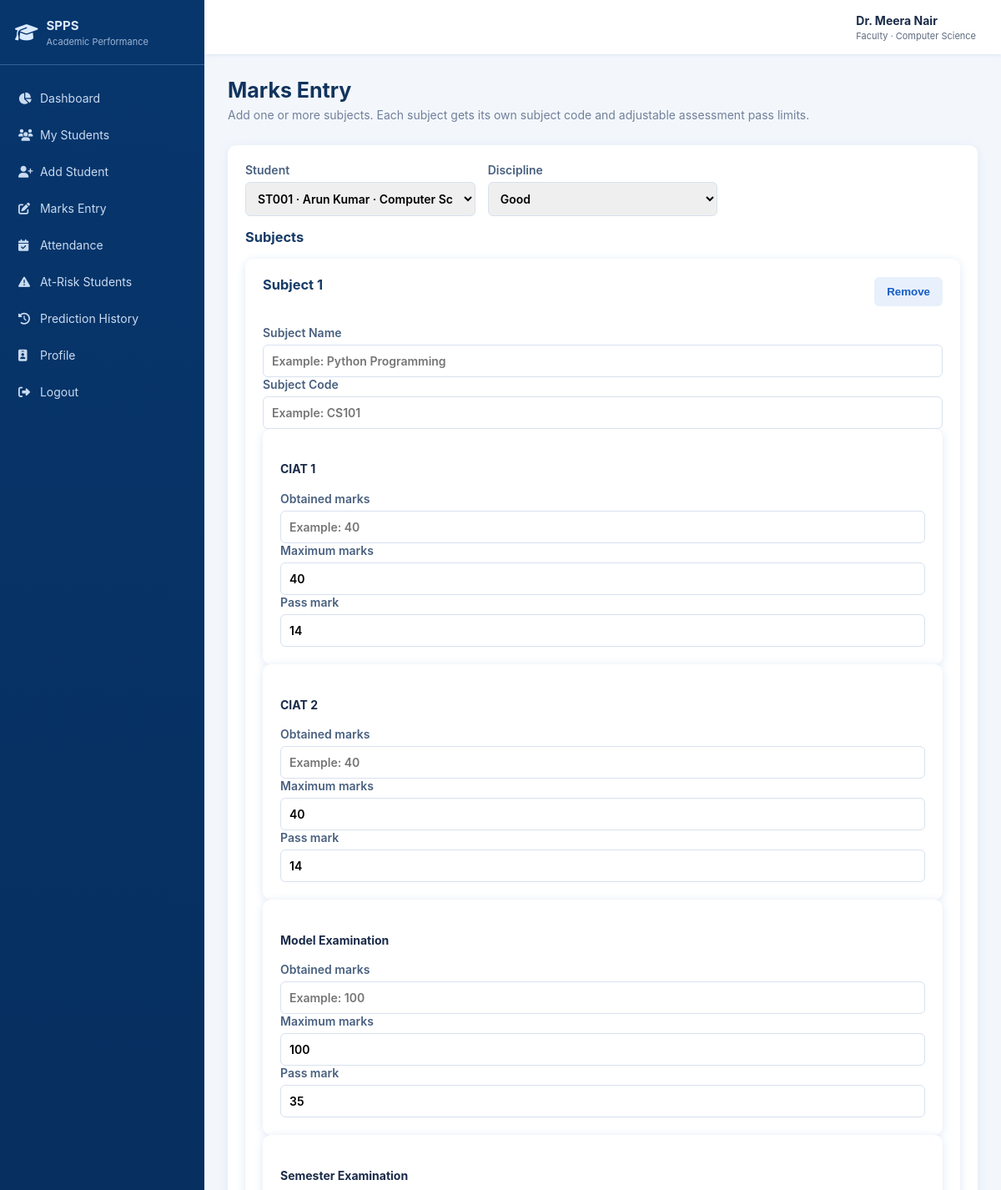
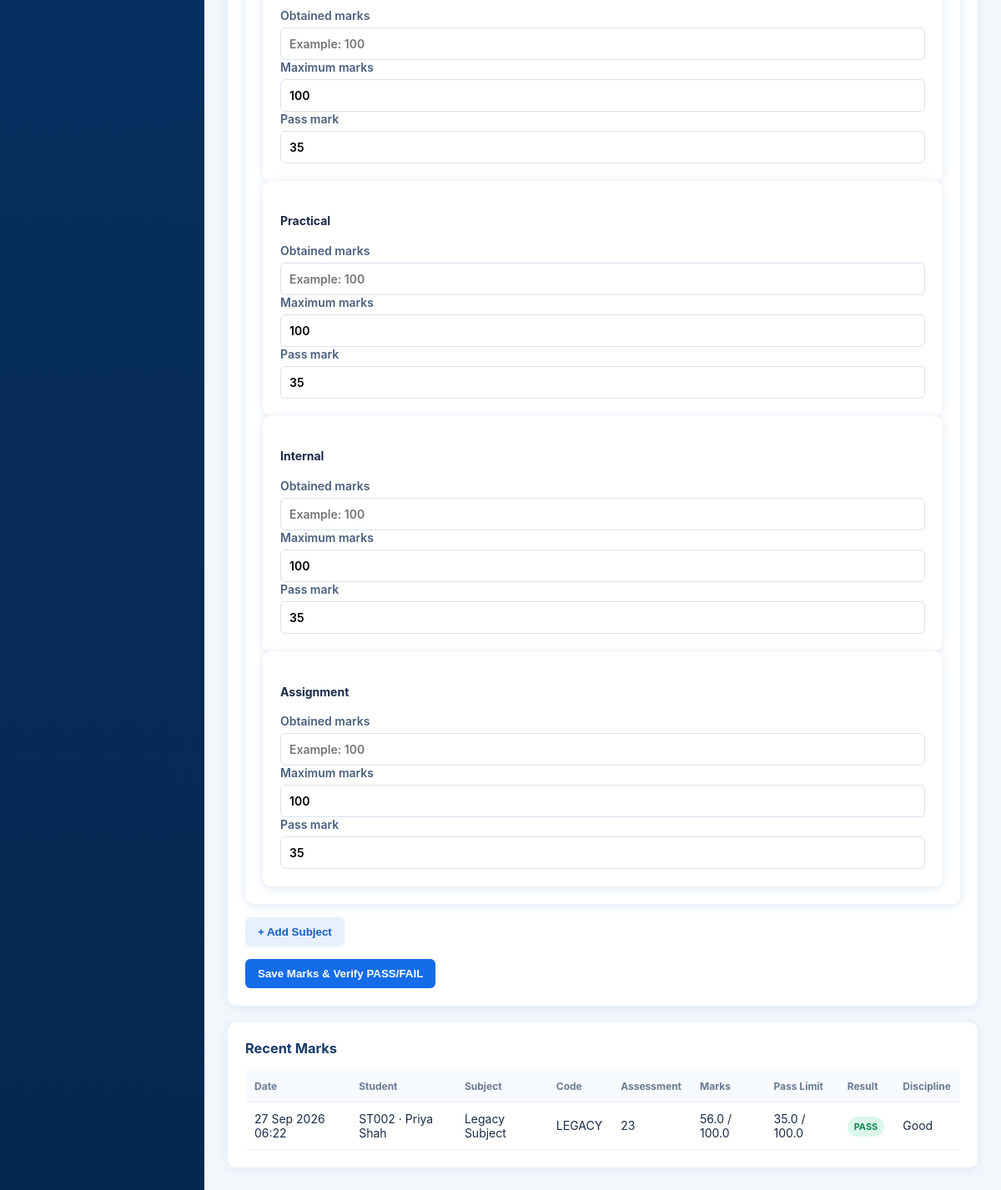
/marks (signed in), run on the app's committed database (2 pictures, top to bottom).
### models.py (models this page shows, shortened)
class User(db.Model):
    id = db.Column(db.Integer, primary_key=True)
    username = db.Column(db.String(80), nullable=False, unique=True)
    email = db.Column(db.String(120), nullable=False, unique=True)
    password_hash = db.Column(db.String(255), nullable=False)
    role = db.Column(db.String(30), nullable=False, default='faculty')
    department = db.Column(db.String(80))
    phone = db.Column(db.String(20))
    status = db.Column(db.String(20), default='active')
    password_change_required = db.Column(db.Boolean, default=False)
    otp_hash = db.Column(db.String(255))
    otp_expires_at = db.Column(db.DateTime)
    created_at = db.Column(db.DateTime, default=datetime.utcnow)
    faculty = db.relationship('Faculty', backref='user', uselist=False, cascade='all, delete-orphan')

class Faculty(db.Model):
    id = db.Column(db.Integer, primary_key=True)
    user_id = db.Column(db.Integer, db.ForeignKey('user.id'), unique=True, nullable=False)
    faculty_id = db.Column(db.String(30), unique=True, nullable=False)
    name = db.Column(db.String(100), nullable=False)
    department = db.Column(db.String(80), nullable=False)

class MarkRecord(db.Model):
    id = db.Column(db.Integer, primary_key=True)
    student_id = db.Column(db.Integer, db.ForeignKey('student.id'), nullable=False)
    course_id = db.Column(db.Integer, db.ForeignKey('course.id'))
    subject_name = db.Column(db.String(120))
    subject_code = db.Column(db.String(30))
    assessment = db.Column(db.String(60), nullable=False)
    score = db.Column(db.Float, nullable=False)
    maximum_score = db.Column(db.Float, nullable=False, default=100)
    pass_mark = db.Column(db.Float, nullable=False, default=35)
    discipline = db.Column(db.String(20), default='Good')
    recorded_by = db.Column(db.Integer, db.ForeignKey('user.id'), nullable=False)
    created_at = db.Column(db.DateTime, default=datetime.utcnow)
    course = db.relationship('Course', backref='marks')
    @property
    def passed(self):
        return self.score >= self.pass_mark

class Student(db.Model):
    id = db.Column(db.Integer, primary_key=True)
    student_id = db.Column(db.String(30), nullable=False, unique=True)
    name = db.Column(db.String(120), nullable=False)
    gender = db.Column(db.String(20))
    date_of_birth = db.Column(db.Date)
    department = db.Column(db.String(80), nullable=False)
    year = db.Column(db.Integer, nullable=False)
    semester = db.Column(db.Integer, nullable=False)
    email = db.Column(db.String(120))
    phone = db.Column(db.String(25))
    address = db.Column(db.Text)
    discipline = db.Column(db.String(20), default='Good')
    arrears = db.Column(db.Integer, default=0, nullable=False)
    attendance = db.Column(db.Float, default=0)
    previous_gpa = db.Column(db.Float, default=0)
    assignment_score = db.Column(db.Float, default=0)
    internal_mark = db.Column(db.Float, default=0)
    study_hours = db.Column(db.Float, default=0)
    previous_semester_mark = db.Column(db.Float, default=0)
    practical_mark = db.Column(db.Float, default=0)
    participation_score = db.Column(db.Float, default=0)
    backlogs = db.Column(db.Integer, default=0)
    assigned_faculty_id = db.Column(db.Integer, db.ForeignKey('faculty.id'))
    created_at = db.Column(db.DateTime, default=datetime.utcnow)
    updated_at = db.Column(db.DateTime, default=datetime.utcnow, onupdate=datetime.utcnow)
    predictions = db.relationship('Prediction', backref='student', lazy=True, cascade='all, delete-orphan')
    mark_records = db.relationship('MarkRecord', backref='student', lazy=True, cascade='all, delete-orphan')
    attendance_records = db.relationship('AttendanceRecord', backref='student', lazy=True, cascade='all, delete-orphan')

### app.py (the view, shortened to what this page needs)
@app.route('/marks', methods=['GET', 'POST'])
@guard('admin', 'faculty')
def marks_entry():
    students = scoped_students().all()
    defaults = app.config['ASSESSMENT_DEFAULTS']
    records = MarkRecord.query.order_by(MarkRecord.created_at.desc()).limit(30).all()
    return render_template('marks.html', students=students, records=records, defaults=defaults)

### app.py (called while the page is built)
def current_user():
    return db.session.get(User, session.get('user_id')) if session.get('user_id') else None

def guard(*roles):
    def deco(fn):
        from functools import wraps
        @wraps(fn)
        def wrapped(*args, **kwargs):
            u = current_user()
            if not u:
                return redirect(url_for('login'))
            if roles and u.role not in roles:
                abort(403)
            return fn(*args, **kwargs)
        return wrapped
    return deco

def scoped_students():
    return Student.query

@app.before_request
def csrf_protection():
    if request.method == 'POST' and request.form.get('_csrf_token') != session.get('_csrf_token'):
        abort(403)

@app.context_processor
def inject():
    if '_csrf_token' not in session:
        session['_csrf_token'] = secrets.token_urlsafe(32)
    return {
        'user': current_user(),
        'now': datetime.now(),
        'csrf_token': session['_csrf_token'],
        'assessment_defaults': app.config['ASSESSMENT_DEFAULTS'],
        'config': app.config,
    }

### templates/marks.html (shortened to what this page needs)
{% extends 'base.html' %}
{% block content %}
<div class="page-head"><div><h1>Marks Entry</h1><p>Add one or more subjects. Each subject gets its own subject code and adjustable assessment pass limits.</p></div></div>
<div class="card">
<form method="post" class="form-grid" id="marksForm">
<label>Student
<select name="student_id" required>
{% for s in students %}<option value="{{s.id}}">{{s.student_id}} · {{s.name}} · {{s.department}}</option>{% endfor %}
</select>
</label>
<label>Discipline
<select name="discipline" required><option value="Good">Good</option><option value="Bad">Bad</option></select>
</label>
<div style="grid-column:1/-1">
<h3>Subjects</h3>
<div id="subjects"></div>
<button type="button" class="button secondary" id="addSubject">+ Add Subject</button>
</div>
<div class="form-actions"><button class="primary">Save Marks & Verify PASS/FAIL</button></div>
</form>
</div>
<div class="card table-wrap">
<h3>Recent Marks</h3>
<table>
<tr><th>Date</th><th>Student</th><th>Subject</th><th>Code</th><th>Assessment</th><th>Marks</th><th>Pass Limit</th><th>Result</th><th>Discipline</th></tr>
{% for r in records %}
<tr><td>{{r.created_at.strftime('%d %b %Y %H:%M')}}</td><td>{{r.student.student_id}} · {{r.student.name}}</td><td>{{r.subject_name}}</td><td>{{r.subject_code}}</td><td>{{r.assessment}}</td><td>{{r.score}} / {{r.maximum_score}}</td><td>{{r.pass_mark}} / {{r.maximum_score}}</td><td><span class="badge {{'low' if r.passed else 'high'}}">{{'PASS' if r.passed else 'FAIL'}}</span></td><td>{{r.discipline}}</td></tr>
{% else %}<tr><td colspan="9">No marks entered yet.</td></tr>{% endfor %}
</table>
</div>
<template id="subjectTemplate">
<div class="card subject-card" style="margin:0 0 16px;grid-column:1/-1">
  <div class="page-head"><h3 class="subject-title">Subject 1</h3><button type="button" class="button secondary remove-subject">Remove</button></div>
  <label>Subject Name
    <input class="subject-name" required pattern="[A-Za-z ]{2,120}" placeholder="Example: Python Programming">
  </label>
  <label>Subject Code
    <input class="subject-code" required pattern="[A-Za-z0-9-]{2,30}" placeholder="Example: CS101">
  </label>
  <div class="assessment-grid">
  {% for assessment, info in defaults.items() %}
    {% set key = assessment.lower().replace(' ','_') %}
    <div class="card" style="margin:0">
      <h4>{{assessment}}</h4>
      <label>Obtained marks<input class="score" data-key="{{key}}" type="number" min="0" step="0.01" placeholder="Example: {{info.maximum}}"></label>
      <label>Maximum marks<input class="max" data-key="{{key}}" type="number" min="1" step="0.01" value="{{info.maximum}}" required></label>
      <label>Pass mark<input class="pass" data-key="{{key}}" type="number" min="0" step="0.01" value="{{info.pass}}" required></label>
    </div>
  {% endfor %}
  </div>
</div>
</template>
{% endblock %}

### templates/base.html (shortened to what this page needs)
<!doctype html>
<html lang="en">
<head>
<link rel="stylesheet" href="https://cdnjs.cloudflare.com/ajax/libs/font-awesome/6.7.2/css/all.min.css">
<link rel="stylesheet" href="{{ url_for('static',filename='css/style.css') }}">
</head>
<body>
{% if user %}
<aside>
  <div class="brand">
    <i class="fa-solid fa-graduation-cap"></i>
    <span>SPPS<small>Academic Performance</small></span>
  </div>
  <nav>
    <a href="{{url_for('dashboard')}}"><i class="fa fa-chart-pie"></i> Dashboard</a>
    <a href="{{url_for('students')}}"><i class="fa fa-users"></i> {{ 'My Students' if user.role=='faculty' else 'Students' }}</a>
    <a href="{{url_for('student_form')}}"><i class="fa fa-user-plus"></i> Add Student</a>
    <a href="{{url_for('marks_entry')}}"><i class="fa fa-pen-to-square"></i> Marks Entry</a>
    <a href="{{url_for('attendance_entry')}}"><i class="fa fa-calendar-check"></i> Attendance</a>
    <a href="{{url_for('at_risk')}}"><i class="fa fa-triangle-exclamation"></i> At-Risk Students</a>
    <a href="{{url_for('history')}}"><i class="fa fa-clock-rotate-left"></i> Prediction History</a>
    <a href="{{url_for('profile')}}"><i class="fa fa-id-badge"></i> Profile</a>
    <a href="{{url_for('logout')}}"><i class="fa fa-right-from-bracket"></i> Logout</a>
  </nav>
</aside>
<main>
<header>
  <div><b>{{ user.faculty.name if user.faculty else user.username }}</b><small>{{ user.role|title }} · {{ user.department or 'College' }}</small></div>
</header>
{% endif %}
<section class="content">
{% block content %}{% endblock %}
</section>
{% if user %}</main>{% endif %}
</body>
</html>

### static/css/style.css (style rules this page uses)
* { box-sizing:border-box }
body { margin:0;background:#f3f7fc;color:#1a2b49;font:14px Inter,Segoe UI,Arial,sans-serif }
aside { position:fixed;width:245px;inset:0 auto 0 0;background:linear-gradient(#07366d,#062750);color:#dbeaff;z-index:4 }
.brand { height:78px;padding:15px 18px;display:flex;align-items:center;gap:10px;border-bottom:1px solid #356294;font-size:22px }
.brand small,header small,table small { display:block;font-size:11px;font-weight:400;opacity:.7;margin-top:3px }
.brand span { font-weight:700;font-size:15px }
nav { padding:16px 10px }
nav a { display:block;color:#c9dbf1;text-decoration:none;padding:12px;border-radius:7px;margin:3px 0 }
nav i { width:22px }
main { margin-left:245px }
header { height:65px;background:#fff;box-shadow:0 1px 5px #dae4f1;display:flex;justify-content:flex-end;align-items:center;padding:0 30px }
.content { padding:28px;max-width:1600px;margin:auto }
.page-head,.profile-head { display:flex;justify-content:space-between;align-items:center;margin-bottom:22px }
.page-head h1,.profile-head h1 { margin:0;font-size:25px;color:#12345e }
.page-head p,.profile-head p { color:#71809a;margin:6px 0 }
.primary,.button,button { border:0;border-radius:6px;padding:10px 15px;cursor:pointer;text-decoration:none;display:inline-block;font-weight:600 }
.primary { background:#146ce8;color:white }
.secondary { background:#e8f0fc;color:#145cc6 }
.card { background:#fff;border-radius:10px;padding:21px;box-shadow:0 2px 12px #dfe8f4;margin-bottom:20px }
.card h2,.card h3 { margin-top:0;color:#173b68 }
.table-wrap { overflow:auto }
table { width:100%;border-collapse:collapse }
th { text-align:left;color:#6a7a93;background:#f7faff;font-size:12px }
td,th { padding:11px;border-bottom:1px solid #eaf0f7 }
.badge { padding:5px 8px;border-radius:20px;font-size:11px;font-weight:bold }
.low { background:#dcf7eb;color:#118755 }
.form-grid { display:grid;grid-template-columns:repeat(3,1fr);gap:15px }
.form-grid h3,.form-actions { grid-column:1/-1 }
label { display:block;font-weight:600;color:#49607f }
input,select { width:100%;padding:10px;border:1px solid #d7e1ef;border-radius:6px;margin-top:6px;font:inherit }

### data on the page
User: role "My Students", role "Faculty", department "Computer Science"
Faculty: faculty "Dr. Meera Nair"
MarkRecord: created_at "27 Sep 2026 06:22", student.student_id "ST002", student.name "Priya Shah", subject_name "Legacy Subject", subject_code "LEGACY", assessment "23", score "56.0", maximum_score "100.0", pass_mark "35.0", score+pass_mark "PASS", discipline "Good"

### other printed values
{{ assessment }} "CIAT 1" "CIAT 2" "Model Examination" "Semester Examination" "Practical" "Internal" "Assignment"
form field student_id "ST001 · Arun Kumar · Computer Science"
